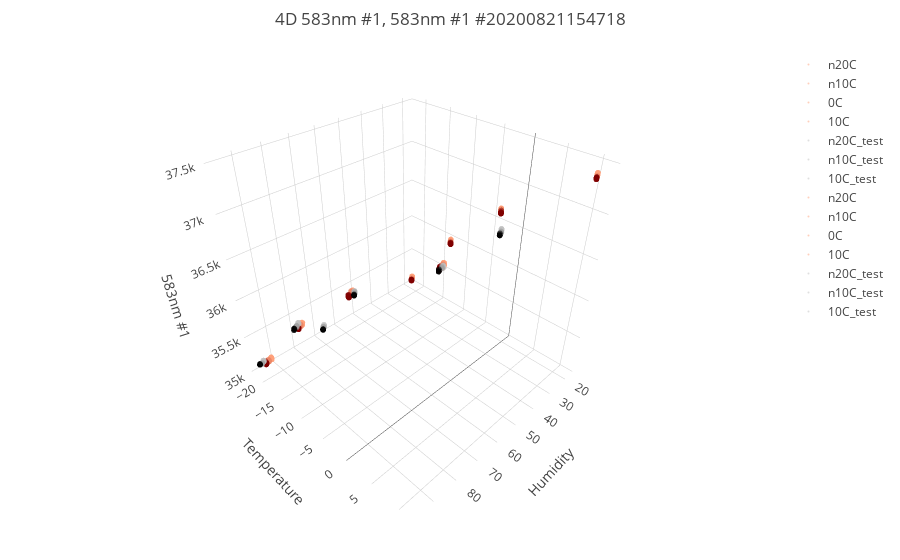
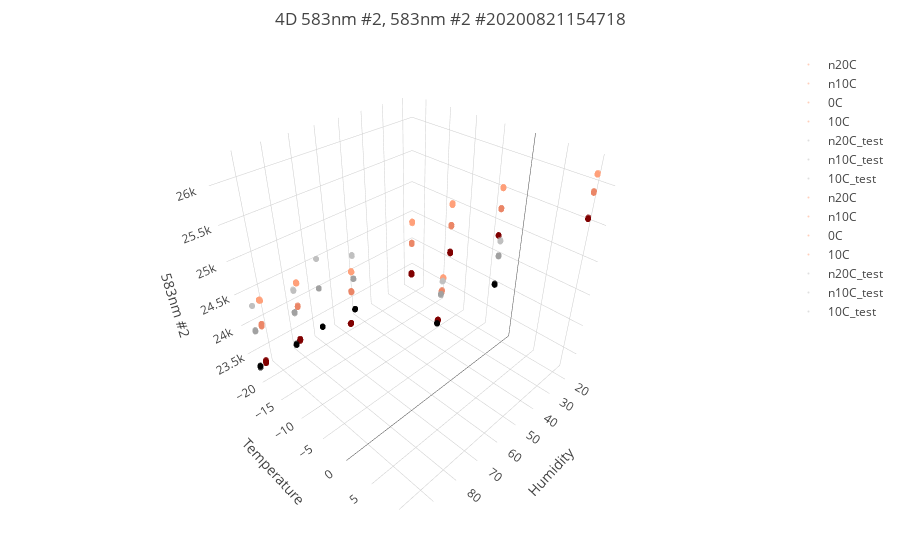

Notebook code cell kept with these figures, in order:
### Markdown cell above
# Overview 4D data

### Code cell
# 4D plot
training_data = {
             'n20C':df_n20C,
             'n10C':df_n10C,
               '0C':df_0C,
              '10C':df_10C,
                 }

testing_data = {
             'n20C_test':df_test_n20C,
             'n10C_test':df_test_n10C,
              '10C_test':df_test_10C,             
               }

channel_list=['583nm #1', '583nm #1']
module_4D.plot_4D(training_data, testing_data, channel_list, sensor_number)

channel_list=['583nm #2', '583nm #2']
module_4D.plot_4D(training_data, testing_data, channel_list, sensor_number)
